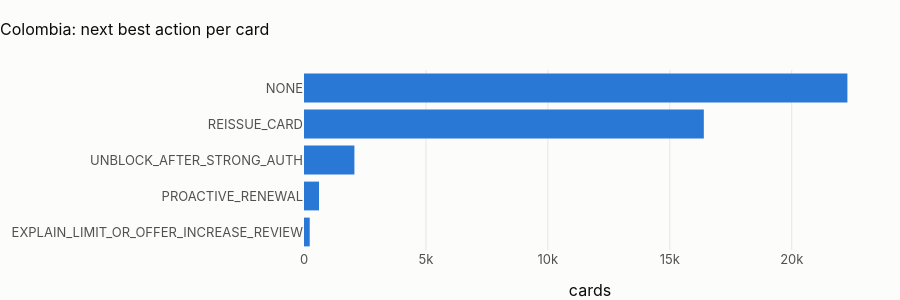

Notebook source saved alongside this figure:
### Markdown cell above
## 2 · Cards: next best action

### Code cell
nba = pl.q(
    "select next_best_action, count(*) as cards from {mart_card_support} group by 1 order by 2 desc"
)
nba["share %"] = (100 * nba.cards / nba.cards.sum()).round(2)
fig = px.bar(
    nba,
    x="cards",
    y="next_best_action",
    orientation="h",
    title=f"{CTRY.title}: next best action per card",
)
fig.update_layout(height=300, yaxis_title=None, yaxis=dict(autorange="reversed"))
fig.show()
show(nba, paging=False)

### Figure 1 — Plotly figure (JSON) as saved in the notebook; plotly's stock layout.template omitted (floating-point values rounded to 4 significant figures)
{"data": [{"hovertemplate": "cards=%{x}<br>next_best_action=%{y}<extra></extra>", "legendgroup": "", "marker": {"color": "#2a78d6", "pattern": {"shape": ""}}, "name": "", "orientation": "h", "showlegend": false, "textposition": "auto", "type": "bar", "x": [22282, 16395, 2067, 616, 235], "xaxis": "x", "y": ["NONE", "REISSUE_CARD", "UNBLOCK_AFTER_STRONG_AUTH", "PROACTIVE_RENEWAL", "EXPLAIN_LIMIT_OR_OFFER_INCREASE_REVIEW"], "yaxis": "y"}], "layout": {"barmode": "relative", "height": 300, "legend": {"tracegroupgap": 0}, "title": {"text": "Colombia: next best action per card"}, "xaxis": {"anchor": "y", "domain": [0.0, 1.0], "title": {"text": "cards"}}, "yaxis": {"anchor": "x", "autorange": "reversed", "domain": [0.0, 1.0], "title": {}}}}
